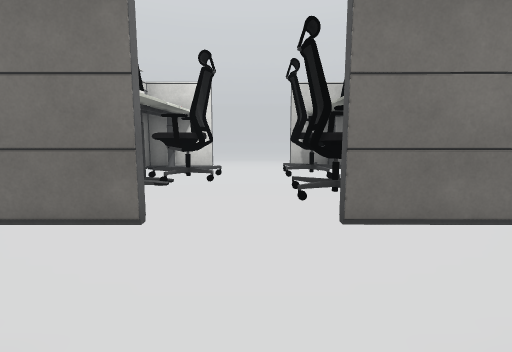
view 1 (above)

16 first-person views from a walk through a 3-D level made in the Unity game engine. The camera is 1.3 m above the floor, tilts 8° down and sees 80° across. The floor is counted in squares, 1 m on a side. Each view is taken from the middle of a square. On the plan, view 1 faces up. The plan holds only what a view shows up to about 14 squares ahead; the rest is blank. Some surface patterns are stand-ins.

view 2
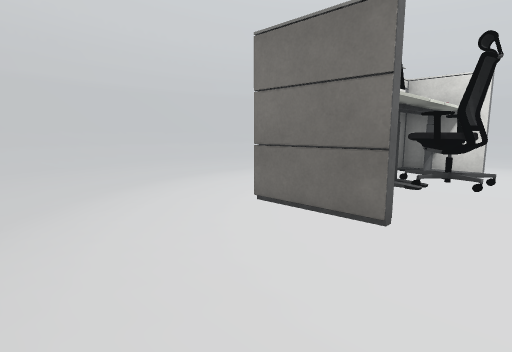

view 3
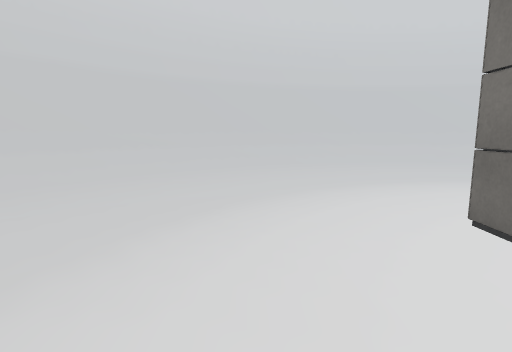

view 4
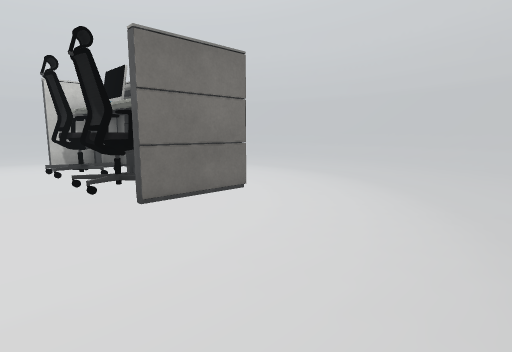

view 5
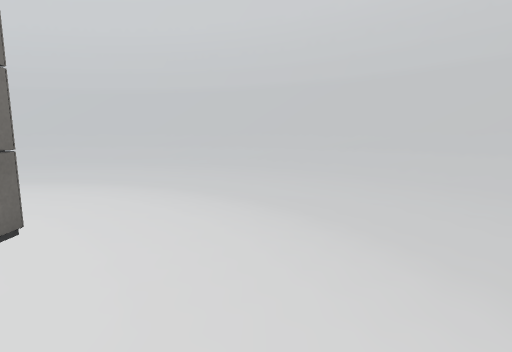

view 6
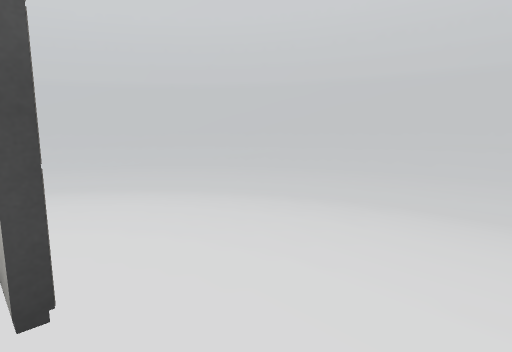

view 7
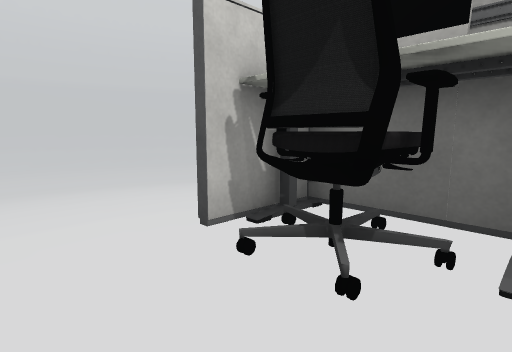

view 8
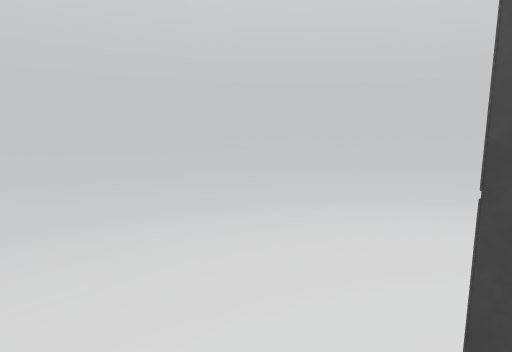

view 9
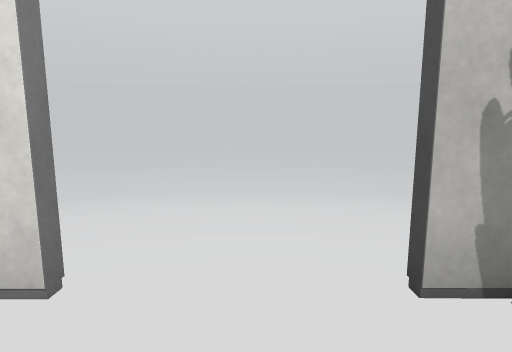

view 10
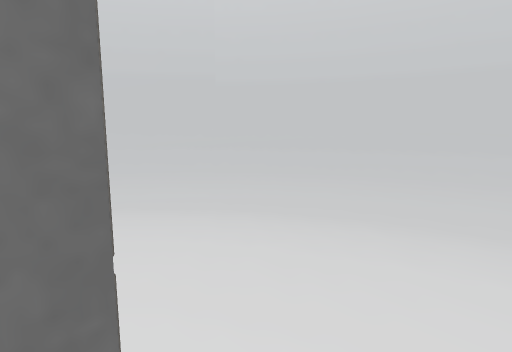

view 11
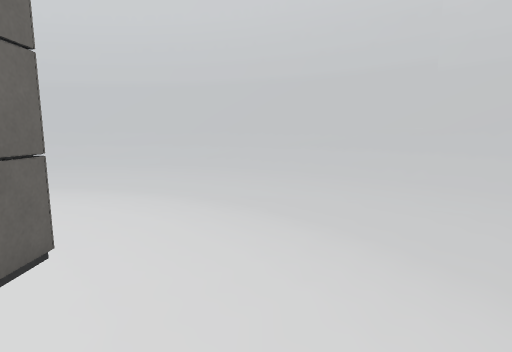

view 12
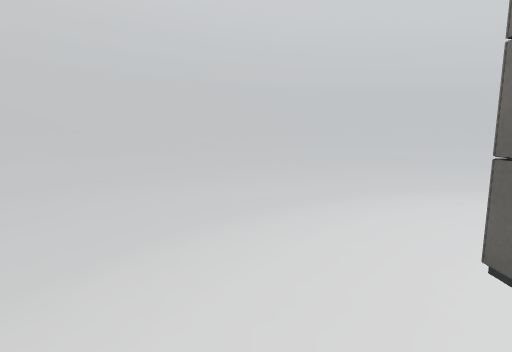

view 13
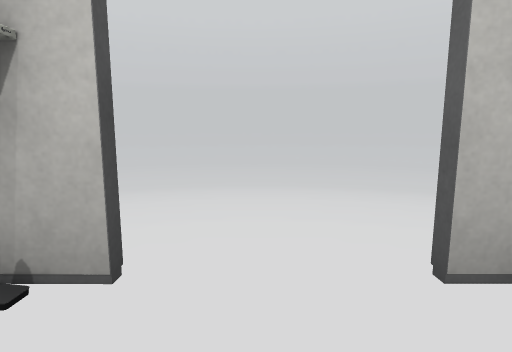

view 14
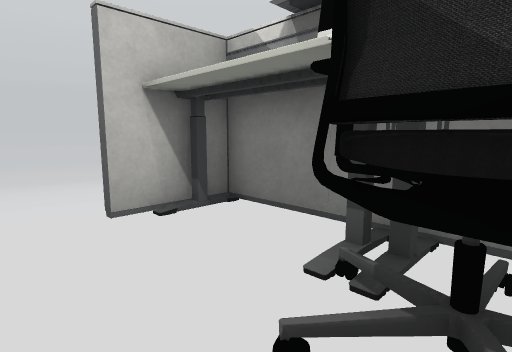

view 15
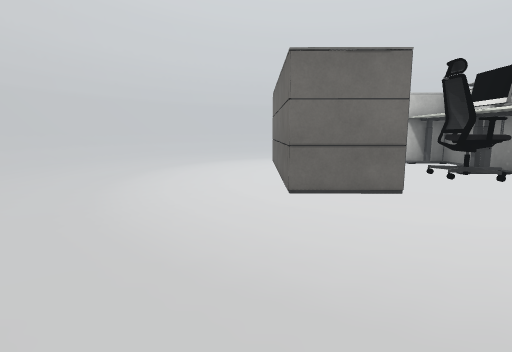

view 16
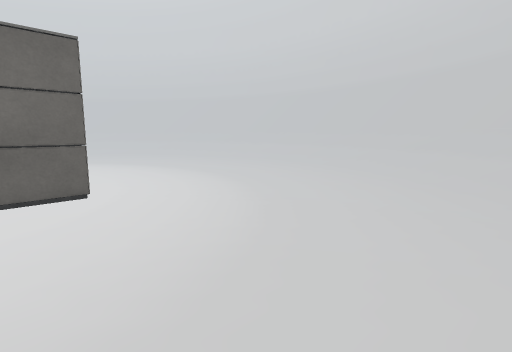

### Floor plan
Key: @ floor where view 1 was taken; # wall or solid block; . main floor; : floor 0.25 m higher than the main floor; / step, stairs or slope; = window, fence, low wall or low ledge.
Columns run from 15 left of view 1 to 15 right of it. Each row starts with its distance up from view 1.
 22            #########
 21         #####=///=#####
 20       ####///////////####
 19      ###//////::://////###
 18     ##=////:.......:////=##
 17    ##////............:////##
 16   ##=///...............///=##
 15   ##//:.................://##
 14  ##///...................///##
 13  #=//.....................//=#
 12 ##//:.....................://##
 11 ##//.......................//##
 10 #=//.......###..###........//=#
  9 #//:.......#....###........://#
  8 #//:.......#.#..###........://#
  7 #//:.......###...##........://#
  6 #//:.......#....###........://#
  5 #//:.......##...###........://#
  4 #///........##..###........///#
  3 #=//.......................//=#
  2 ##//:.....................://##
  1  #///.....................///##
  0  ##//:.........@.........://##
 -1  ##///...................///##
 -2   ##///.................///##
 -3    ##///:.............:///##
 -4    ###////...........////###
 -5     ###/////:.....://///###
 -6       ###/////////////###
 -7        ####/////////####
 -8          #############

Where each view was taken, in squares from view 1:
view 1: 0 up, 0 right, facing up
view 2: 0 up, 0 right, facing up-left
view 3: 1 up, 0 right, facing left
view 4: 1 down, 1 left, facing up-right
view 5: 1 up, 0 right, facing right
view 6: 4 up, 1 left, facing down-right
view 7: 7 up, 1 left, facing up-right
view 8: 10 up, 0 right, facing up-right
view 9: 8 up, 0 right, facing up
view 10: 10 up, 1 left, facing up-left
view 11: 12 up, 1 left, facing left
view 12: 12 up, 1 right, facing right
view 13: 6 up, 0 right, facing down
view 14: 8 up, 0 right, facing down-left
view 15: 16 up, 4 right, facing down
view 16: 16 up, 2 left, facing down-left
